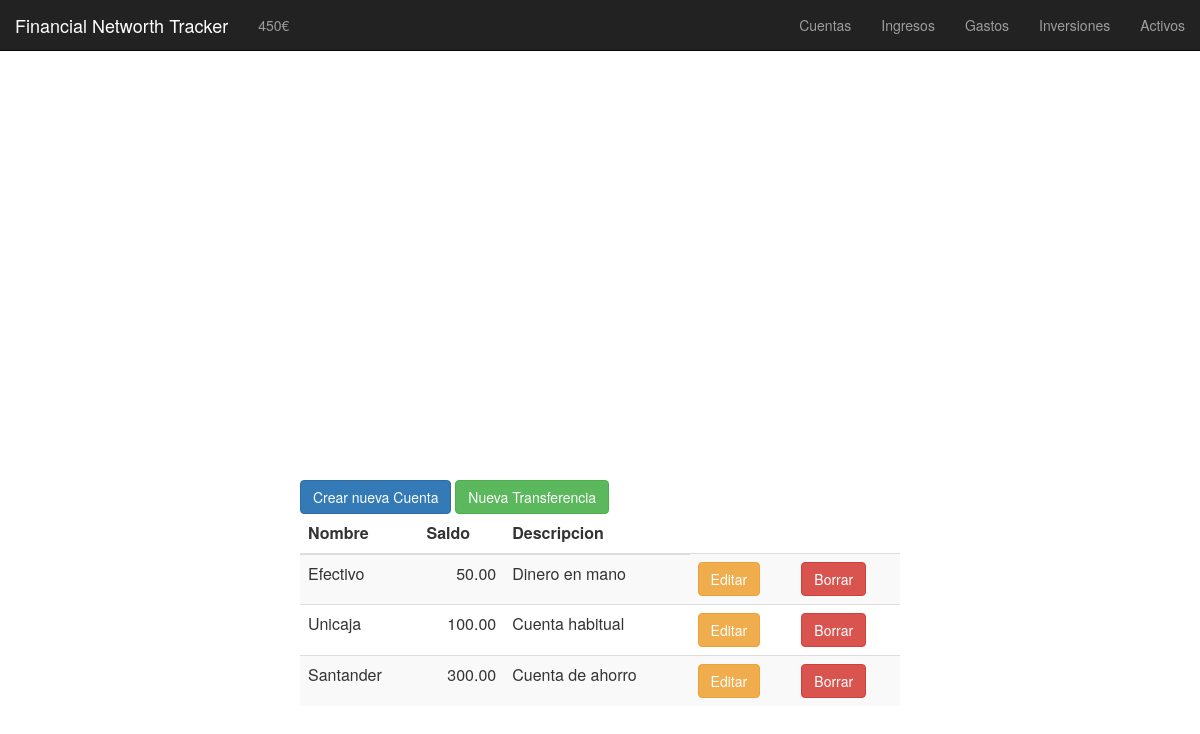
Before: /cuentas.php with the older database file.
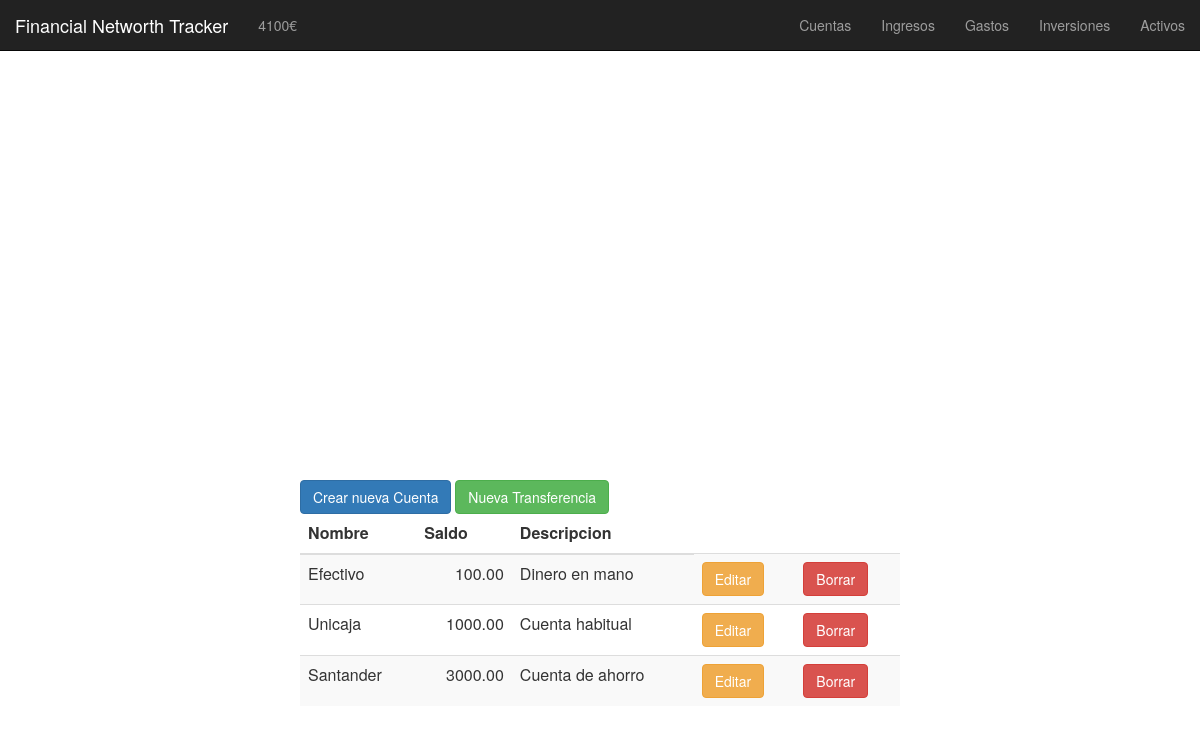
After: the same page with the newer database file.
### tables this page shows
CREATE TABLE cuentas (
	id INT PRIMARY KEY AUTO_INCREMENT,
	nombre VARCHAR(50),
    saldo DECIMAL(15,2),
    descripcion VARCHAR(50)
);

### functions/cuentas/mostrar_cuentas_edit.php (the view, shortened to what this page needs)
<td>
    <button type="button" class="btn btn-warning" data-toggle="modal" data-target="#modal_editar_<?php echo $row['id'] ;?>">
    Editar
    </button>
</td>
<td>
    <button type="button" class="btn btn-danger" data-toggle="modal" data-target="#modal_borrar_<?php echo $row['id'] ;?>">
    Borrar
    </button>
</td>

### navbars.php (shortened to what this page needs)
<html>
<link rel="stylesheet" href="https://maxcdn.bootstrapcdn.com/bootstrap/3.3.7/css/bootstrap.min.css">
<nav class="navbar navbar-fixed-top navbar-inverse">
<div class="container-fluid">
    <div class="navbar-header">
        <a class="navbar-brand" href="index.php">Financial Networth Tracker</a>
    </div>
    <ul class="nav navbar-nav navbar-middle" style="text-align: center;">
        <li><a href="patrimonio.php"><?php include "functions/patrimonio/mostrar_patrimonio.php" ?></a></li>
    </ul>
    <ul class="nav navbar-nav navbar-right">
        <li><a href="cuentas.php">Cuentas</a></li>
        <li><a href="ingresos.php">Ingresos</a></li>
        <li><a href="gastos.php">Gastos</a></li>
        <li><a href="inversiones.php">Inversiones</a></li>
        <li><a href="activos.php">Activos</a></li>
    </ul>
</div>
</nav>
</html>

### functions/patrimonio/mostrar_patrimonio.php (shortened to what this page needs)
<?php
$patrimonio = 0;
$res = mysql_query("SELECT * FROM cuentas")
or die(mysql_error());
while($row = mysql_fetch_array( $res )) {
    $patrimonio = $patrimonio + $row['saldo'];
}
echo $patrimonio."€";
?>

### functions/cuentas/mostrar_cuentas.php (shortened to what this page needs)
<table class="table table-striped">
    <thead>
    <tr>
        <th>Nombre</th>
        <th>Saldo</th>
        <th>Descripcion</th>
    </tr>
    </thead>
<?php
$res = mysql_query("SELECT * FROM cuentas")
or die(mysql_error());
while($row = mysql_fetch_array( $res )) {?>
    <tr>
        <td><?php echo $row['nombre'];?></td>
        <td style="text-align:right;"><?php echo $row['saldo'];?></td>
        <td><?php echo $row['descripcion'];?></td>
        <?php
            if ($editar == 1) {
                require "mostrar_cuentas_edit.php";
            }
        ?>
    </tr>
<?php } ?>
</table>

Changed rows visible on the page:
changed cuentas "Efectivo": saldo "50.00" → "100.00"
changed cuentas "Unicaja": saldo "100.00" → "1000.00"
changed cuentas "Santander": saldo "300.00" → "3000.00"
Other visible differences:
$patrimonio: "450" → "4100"
